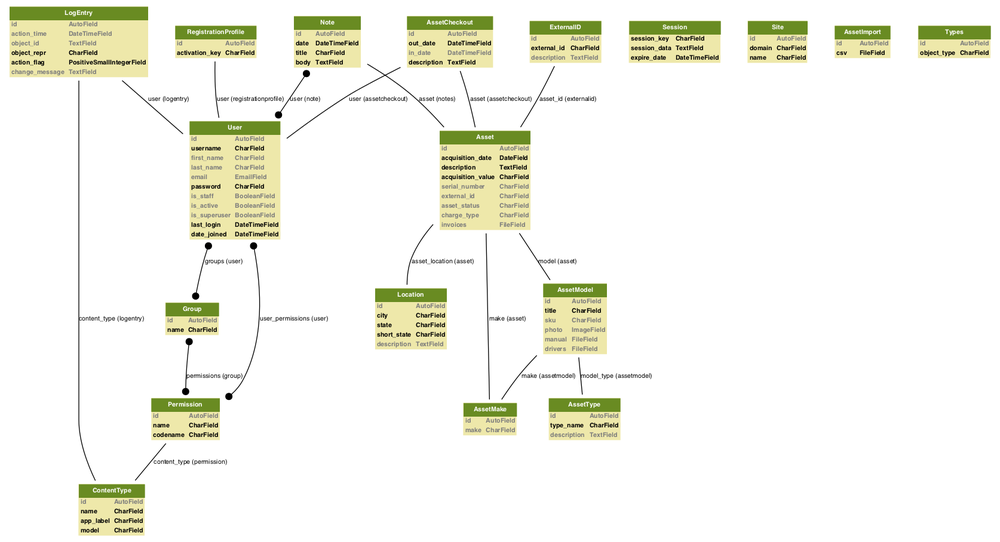
#> input picture model_relationships.png, 1000 x 542 px, shrunk from 1674 x 908 before the run
$ python pilprint.py ../model_relationships.png   (Python 2 division)
#> lines starting #> are read from the running program, lines starting #| are printed output that depends on the picture
#!/home/peter/Documents/flexion/django_trunk/bin/python
#
# The Python Imaging Library.
# $Id$
#
# print image files to postscript printer
#
# History:
# 0.1   1996-04-20 fl   Created
# 0.2   1996-10-04 fl   Use draft mode when converting.
# 0.3   2003-05-06 fl   Fixed a typo or two.
#

VERSION = "pilprint 0.3/2003-05-05"

from PIL import Image
from PIL import PSDraw

letter = ( 1.0*72, 1.0*72, 7.5*72, 10.0*72 )

def description(file, image):
    import os
    title = os.path.splitext(os.path.split(file)[1])[0]
    format = " (%dx%d "
    if image.format:
        format = " (" + image.format + " %dx%d "
    return title + format % image.size + image.mode + ")"

import getopt, os, sys

if len(sys.argv) == 1:
    print "PIL Print 0.2a1/96-10-04 -- print image files"
    print "Usage: pilprint files..."
    print "Options:"
    print "  -c            colour printer (default is monochrome)"
    print "  -p            print via lpr (default is stdout)"
    print "  -P <printer>  same as -p but use given printer"
    sys.exit(1)

try:
    opt, argv = getopt.getopt(sys.argv[1:], "cdpP:")
except getopt.error, v:
    print v
    sys.exit(1)

printer = None # print to stdout
monochrome = 1 # reduce file size for most common case

for o, a in opt:
    if o == "-d":
        # debug: show available drivers
        Image.init()
        print Image.ID
        sys.exit(1)
    elif o == "-c":
        # colour printer
        monochrome = 0
    elif o == "-p":
        # default printer channel
        printer = "lpr"
    elif o == "-P":
        # printer channel
        printer = "lpr -P%s" % a

for file in argv:
    try:

        im = Image.open(file)
#> im is the input picture: PIL image 1000x542 RGB; mean R, G, B 244.4, 244.9, 235.9

        title = description(file, im)
#> title = 'model_relationships (PNG 1000x542 RGB)'

        if monochrome and im.mode not in ["1", "L"]:
            im.draft("L", im.size)
            im = im.convert("L")
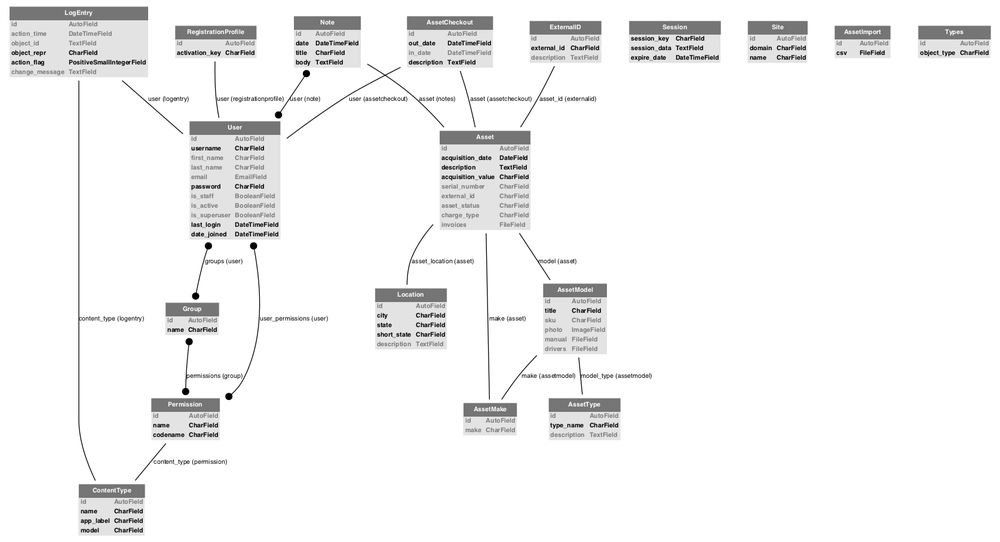
#> im: PIL image 1000x542 L; min 0, max 255, mean 243.7

        if printer:
            fp = os.popen(printer, "w")
        else:
            fp = sys.stdout

        ps = PSDraw.PSDraw(fp)

        ps.begin_document()
        ps.setfont("Helvetica-Narrow-Bold", 18)
        ps.text((letter[0], letter[3]+24), title)
        ps.setfont("Helvetica-Narrow-Bold", 8)
        ps.text((letter[0], letter[1]-30), VERSION)
        ps.image(letter, im)
        ps.end_document()

    except:
        print "cannot print image",
        print "(%s:%s)" % (sys.exc_type, sys.exc_value)
